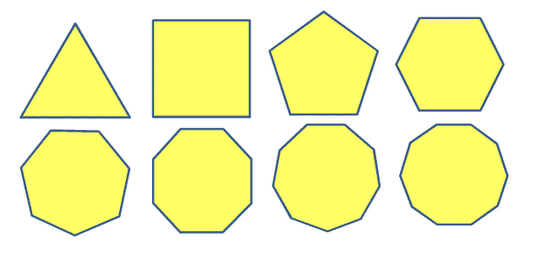
#> input picture shape2.png, 538 x 259 px
$ python shapeDetection.py
#> lines starting #> are read from the running program, lines starting #| are printed output that depends on the picture; after the words box and inside, x2 and y2 are one past the last pixel; in counts of white or black regions, pixels touching at a corner belong together; long printed decimals are rounded
from turtle import*
import cv2

img1=cv2.imread("shape2.png")
#> img1 is the input picture: shape (259, 538, 3); mean B, G, R 183, 247.7, 246.1
img=cv2.resize(img1,(1200,800))
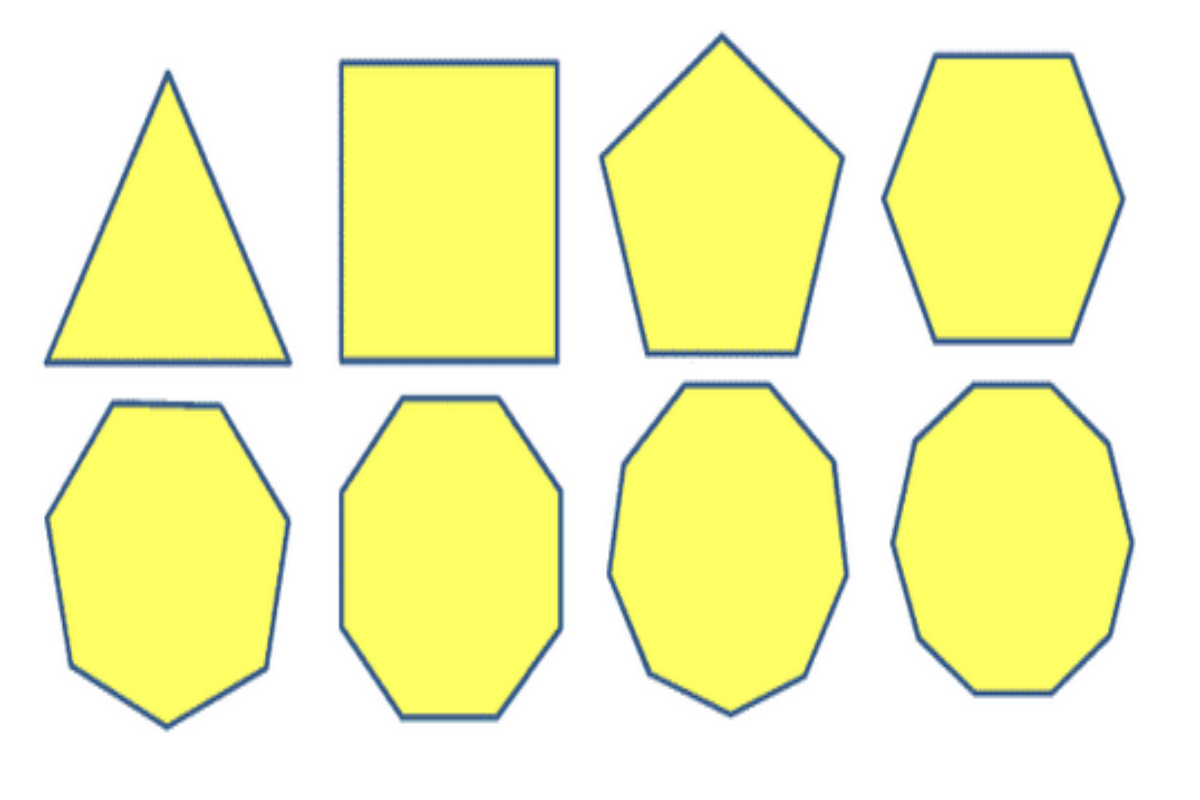
#> img: shape (800, 1200, 3); mean B, G, R 182.9, 247.6, 246.1
gray=cv2.cvtColor(img,cv2.COLOR_BGR2GRAY)
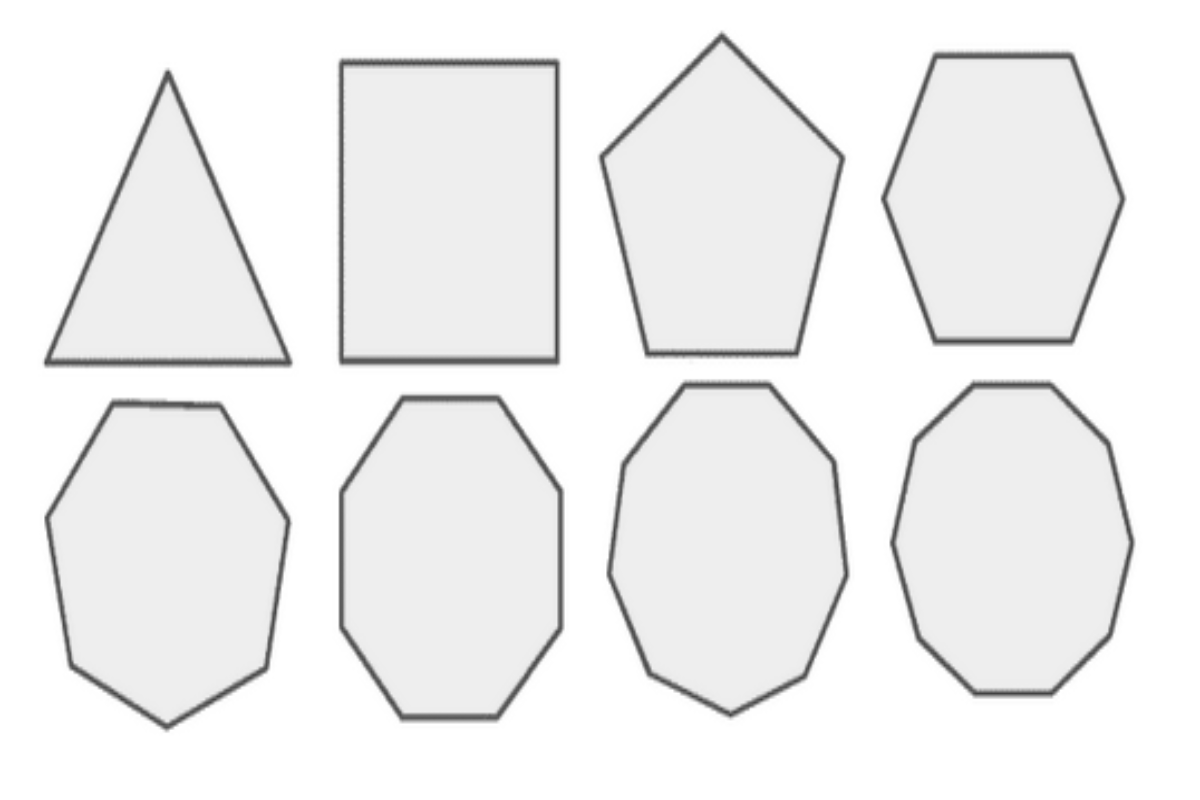
#> gray: shape (800, 1200); min 62, max 255, mean 240
_,thresh=cv2.threshold(gray,240,255,cv2.THRESH_BINARY)
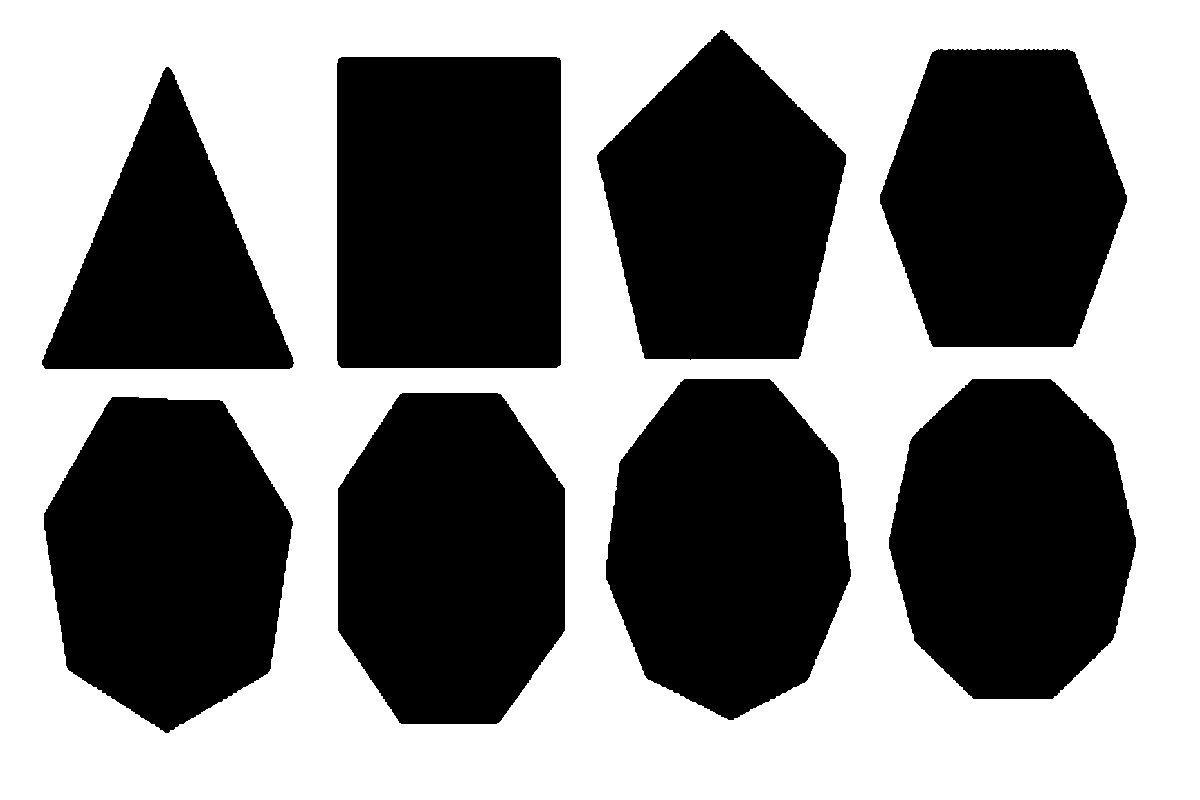
#> thresh: shape (800, 1200); 50.5% white; 8 black regions

contours,_=cv2.findContours(thresh,cv2.RETR_TREE,cv2.CHAIN_APPROX_NONE)
#> contours = 9 contours; largest, box (x1, y1, x2, y2) and area: (0, 0, 1200, 800) 958001, (336, 56, 562, 369) 70155, (605, 378, 852, 721) 64058, (337, 392, 566, 725) 63384, (43, 396, 294, 734) 62921

for contour in contours:
    approx=cv2.approxPolyDP(contour,0.01*cv2.arcLength(contour,True),True)
    x=approx.ravel()[0]
    y=approx.ravel()[1]

    if len(approx)==3:
        cv2.putText(img,"Triangle",(x,y),cv2.FONT_HERSHEY_COMPLEX,1,(0,0,255))
    elif len(approx)==4:
        x,y,w,h=cv2.boundingRect(approx)
        aspectratio=float(w)/h
        print(aspectratio)
        if aspectratio>=0.95 and aspectratio <=1.05:
            cv2.putText(img,"Square",(x,y),cv2.FONT_HERSHEY_COMPLEX,1,(0,0,255))
        else:
            cv2.putText(img,"Rectangle",(x,y),cv2.FONT_HERSHEY_COMPLEX,1,(0,0,255))

    elif len(approx)==5:
        cv2.putText(img,"pentagon",(x,y),cv2.FONT_HERSHEY_COMPLEX,1,(0,0,255))
    elif len(approx)==6:
        cv2.putText(img,"Hexagon",(x,y),cv2.FONT_HERSHEY_COMPLEX,1,(0,0,255))
    elif len(approx)==7:
        cv2.putText(img,"Septagon",(x,y),cv2.FONT_HERSHEY_COMPLEX,1,(0,0,255))
    elif len(approx)==8:
        cv2.putText(img,"Octagon",(x,y),cv2.FONT_HERSHEY_COMPLEX,1,(0,0,255))
    elif len(approx)==9:
        cv2.putText(img,"Nanogon",(x,y),cv2.FONT_HERSHEY_COMPLEX,1,(0,0,255))
    elif len(approx)==10:
        cv2.putText(img,"decagon",(x,y),cv2.FONT_HERSHEY_COMPLEX,1,(0,0,255))
    else:
        cv2.putText(img,"circle",(x,y),cv2.FONT_HERSHEY_COMPLEX,1,(0,0,255))
#> this loop made 9 passes
#> (approx, w, h, aspectratio) on passes 1, 7: ([[0, 0], [0, 799], [1199, 799], [1199, 0]], 1200, 800, 1.5), ([[339, 57], [560, 58], [559, 366], [337, 364]], 224, 310, 0.723)
#| 1.5
#| 0.7226
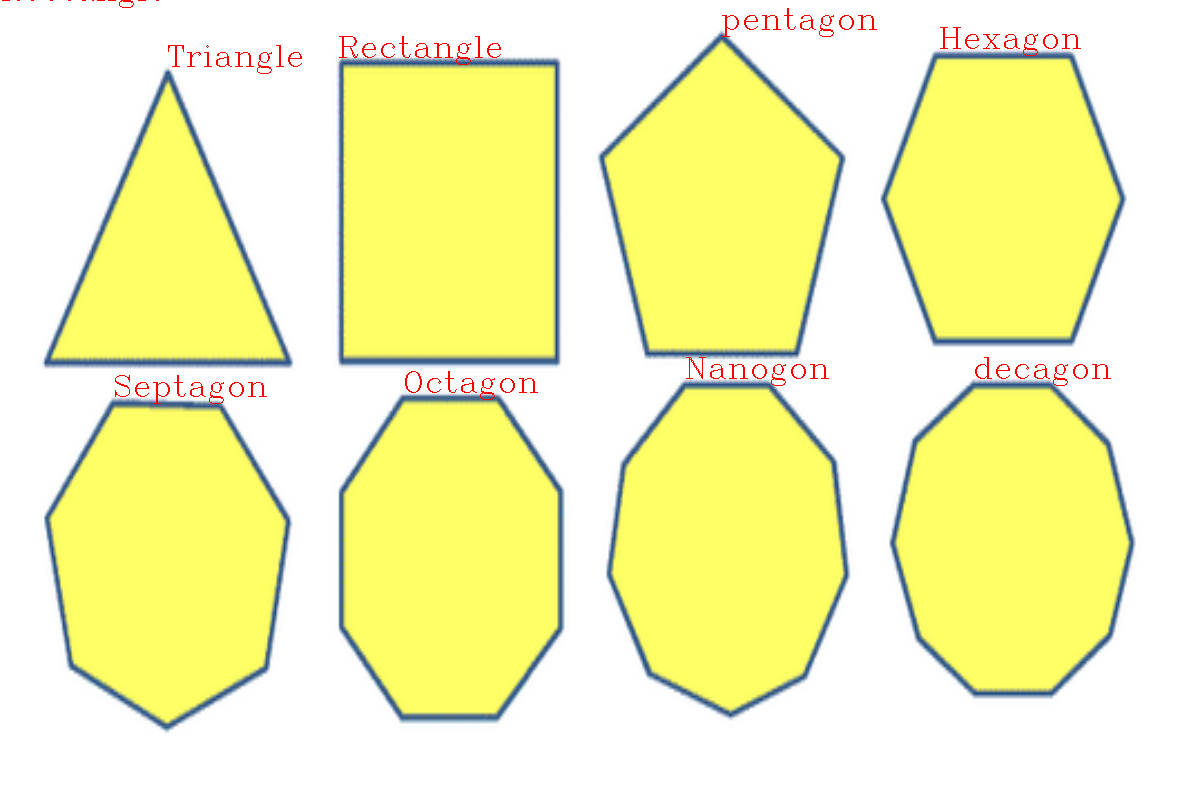
#> img: shape (800, 1200, 3); 0.48% of pixels changed, all inside (x1, y1, x2, y2) = (2, 0, 1111, 404)

cv2.imshow("image",img)
cv2.waitKey(0)
cv2.destroyAllWindows()

$ run again, with shape.png copied over shape2.png
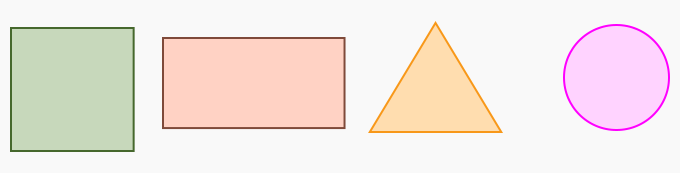
#> input picture shape.png, 680 x 173 px
#> img1 is the input picture: shape (173, 680, 3); mean B, G, R 225.4, 230.5, 241.8
#> `_,thresh=cv2.threshold(gray,240,255,cv2.THRESH_BINARY)`:
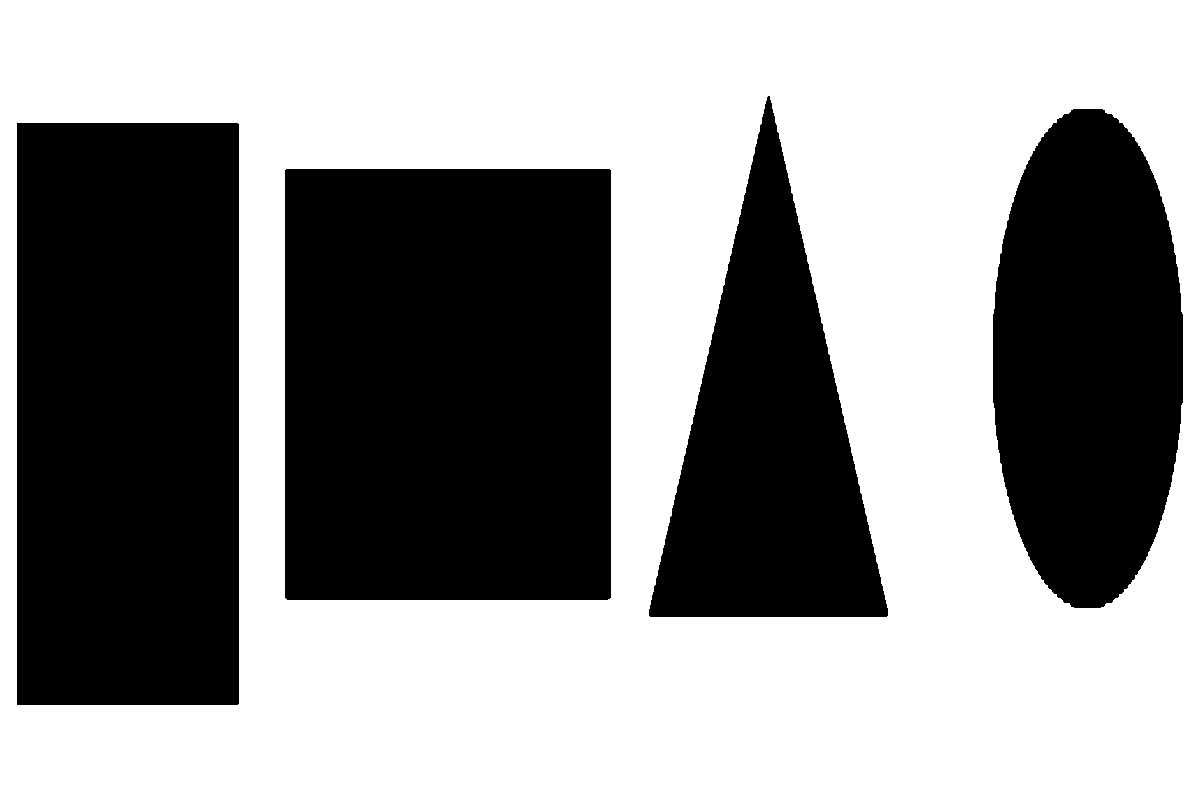
#> thresh: shape (800, 1200); 57.4% white; 4 black regions
#> contours = 5 contours; box (x1, y1, x2, y2) and area: (0, 0, 1200, 800) 958001, (284, 168, 612, 601) 141250, (16, 122, 240, 706) 130004, (992, 108, 1184, 609) 76002, (648, 95, 889, 618) 64170
#> the loop `for contour in contours:` made 5 passes
#> (approx, w, h, aspectratio) on passes 1 to 3: ([[0, 0], [0, 799], [1199, 799], [1199, 0]], 1200, 800, 1.5), ([[286, 168], [611, 170], [609, 599], [284, 597]], 328, 432, 0.759), ([[17, 122], [239, 124], [237, 705], [16, 704]], 224, 584, 0.384)
#> (printed output is left out)
#> after the loop `for contour in contours:`:
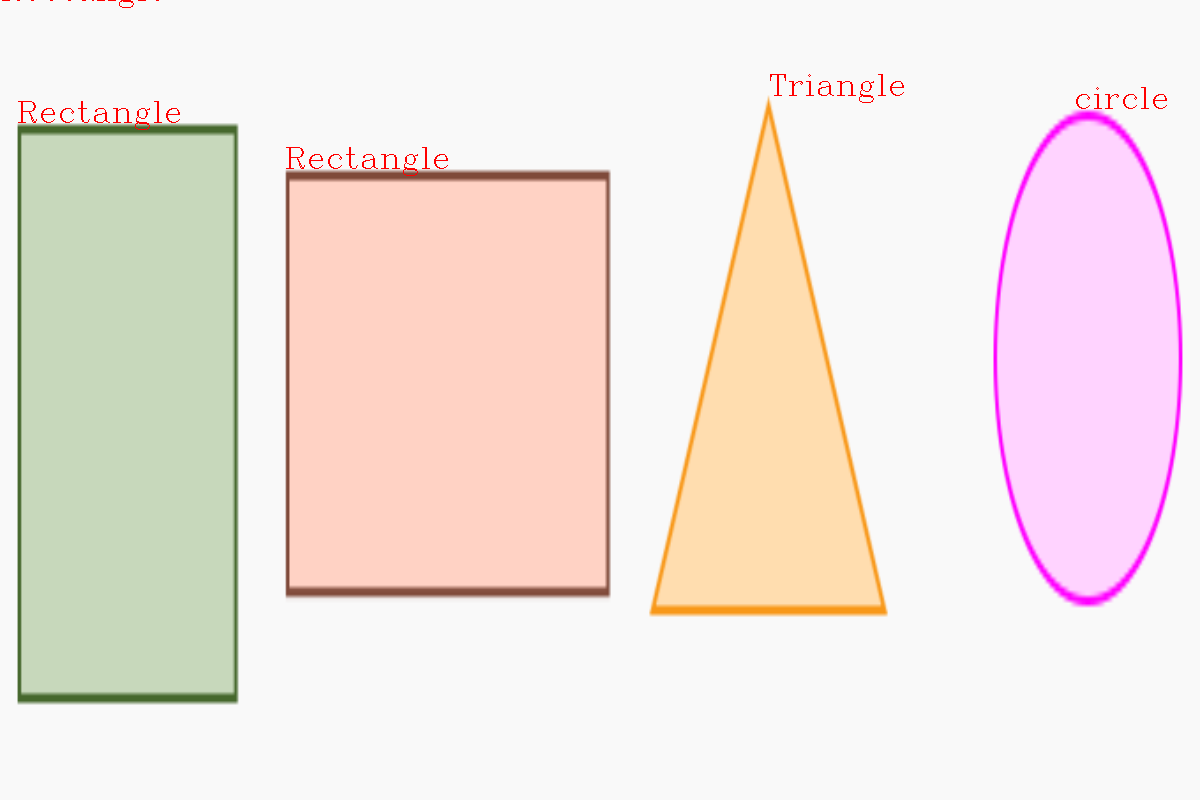
#> img: shape (800, 1200, 3); mean B, G, R 224.8, 229.9, 241.8

$ run again, with smarties.png copied over shape2.png
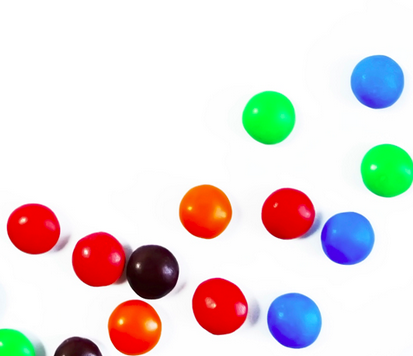
#> input picture smarties.png, 413 x 356 px
#> img1 is the input picture: shape (356, 413, 3); mean B, G, R 219.1, 220.4, 228.9
#> `_,thresh=cv2.threshold(gray,240,255,cv2.THRESH_BINARY)`:
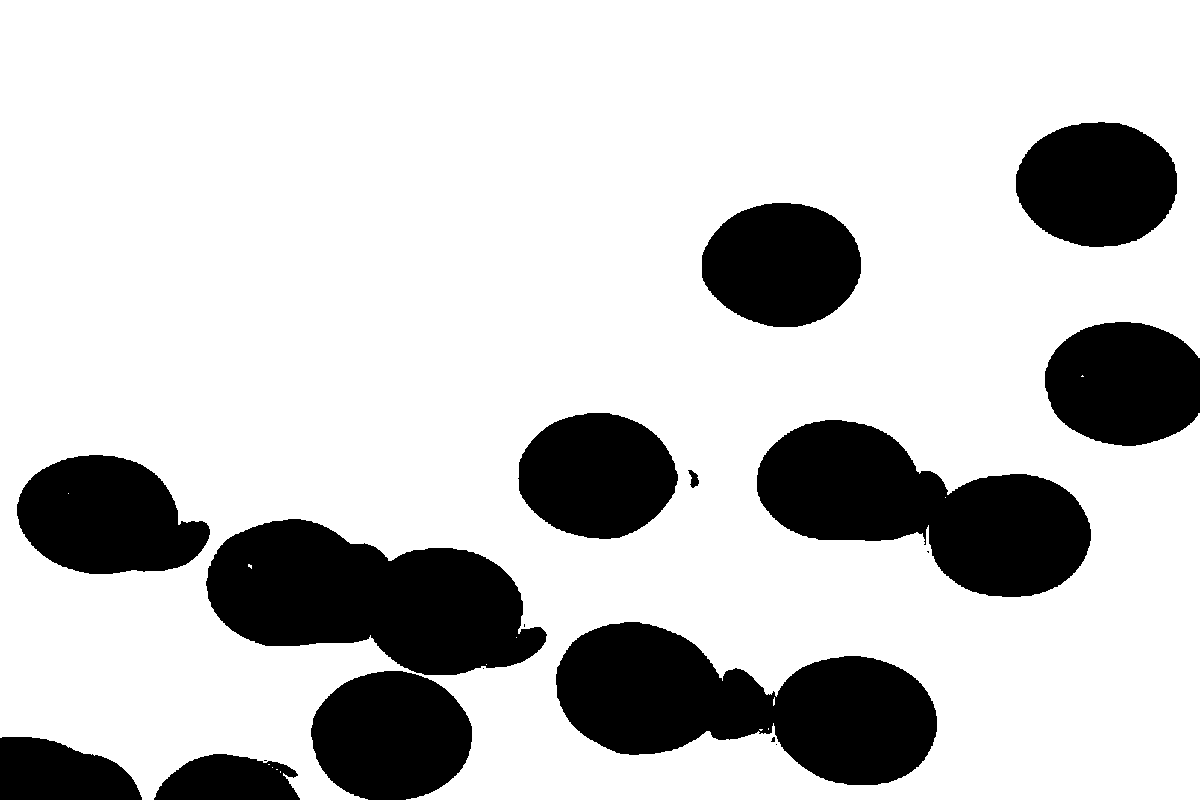
#> thresh: shape (800, 1200); 77.9% white; 18 black regions (6 under 20 px)
#> contours = 28 contours, 18 with area under 20; largest, box (x1, y1, x2, y2) and area: (0, 0, 1200, 800) 913741, (555, 621, 938, 786) 37605, (205, 518, 548, 676) 35104, (756, 419, 1092, 598) 33573, (16, 454, 211, 575) 16995
#> the loop `for contour in contours:` made 28 passes
#> (approx, w, h, aspectratio) on passes 8, 10, 13: ([[775, 744], [776, 743], [777, 744], [776, 745]], 3, 3, 1), ([[482, 668], [483, 667], [484, 668], [483, 669]], 3, 3, 1), ([[759, 729], [760, 730], [761, 730], [762, 729]], 4, 2, 2)
#> (printed output is left out)
#> after the loop `for contour in contours:`:
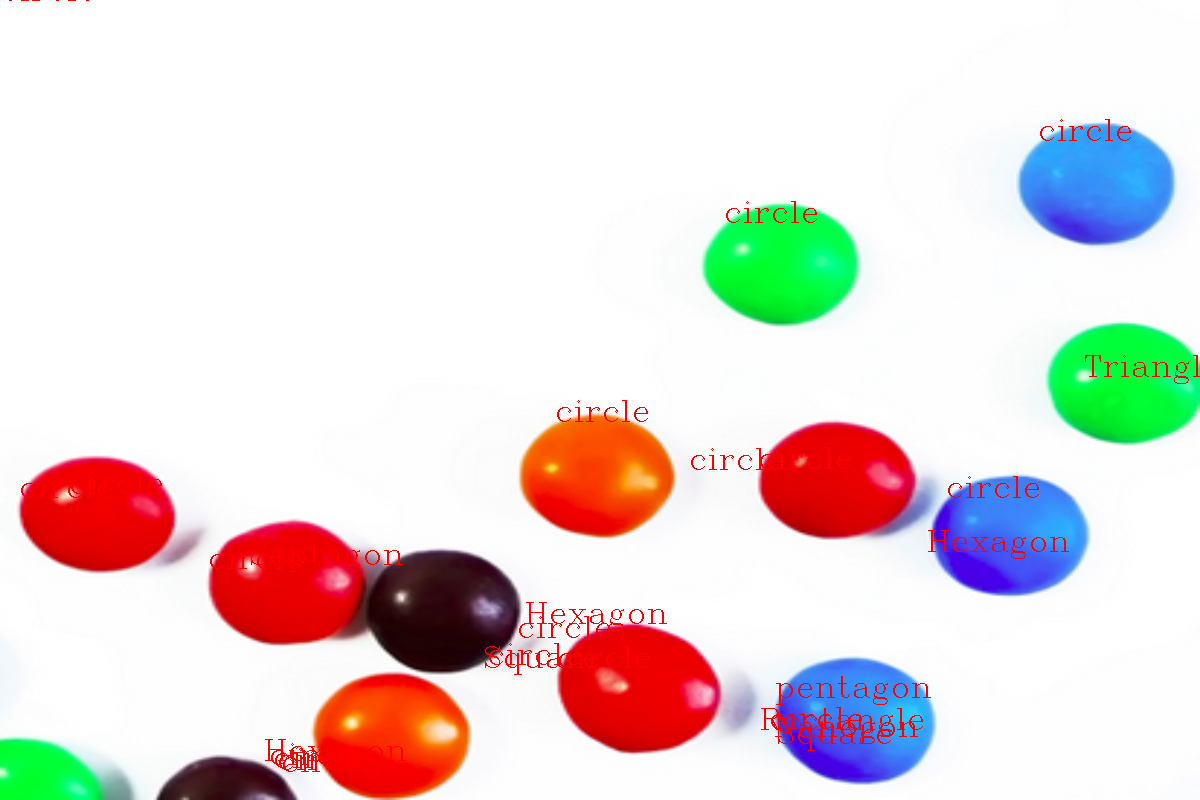
#> img: shape (800, 1200, 3); mean B, G, R 217.4, 218.9, 229.8
